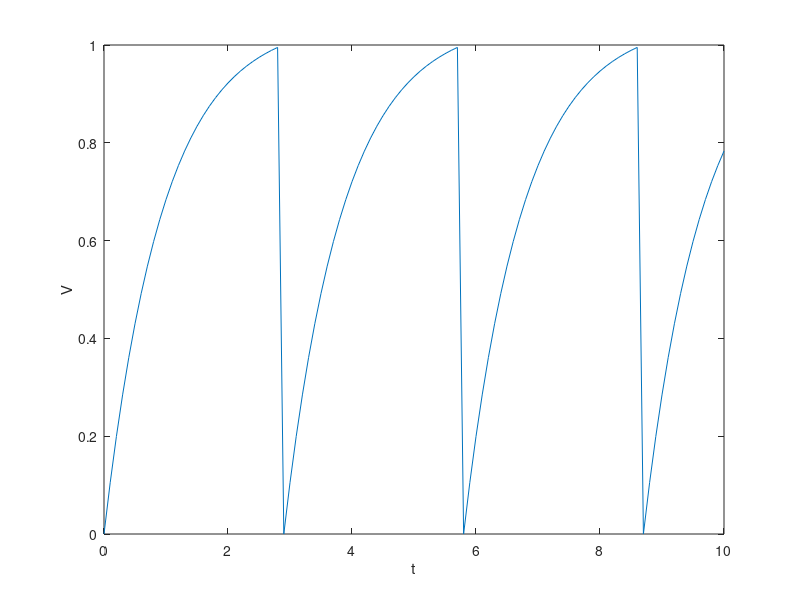

This figure's MATLAB source:
clear all
clc

t_0=0;
v_0=0;
I=1.05;
h=0.1;
t=0:h:10;
L_t=length(t);
V=zeros(1,L_t);
V(1)=v_0;
v_th=1;
 
v_n=v_0;
for mm=2:L_t
    V(mm)=V(mm-1)+(I*h)-h*(V(mm-1));
    if V(mm)>=v_th;
        V(mm)=0;
    end
end
 
plot(t,V)
xlabel('t')
ylabel('V')